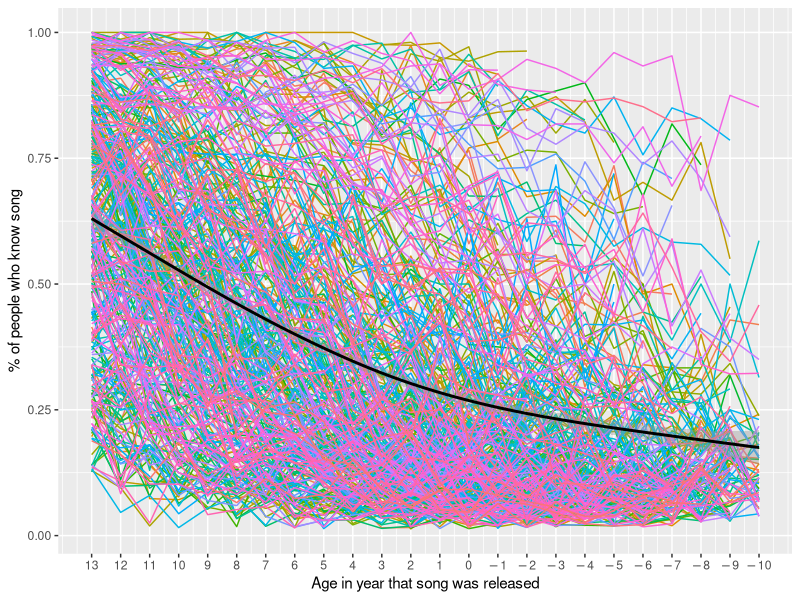
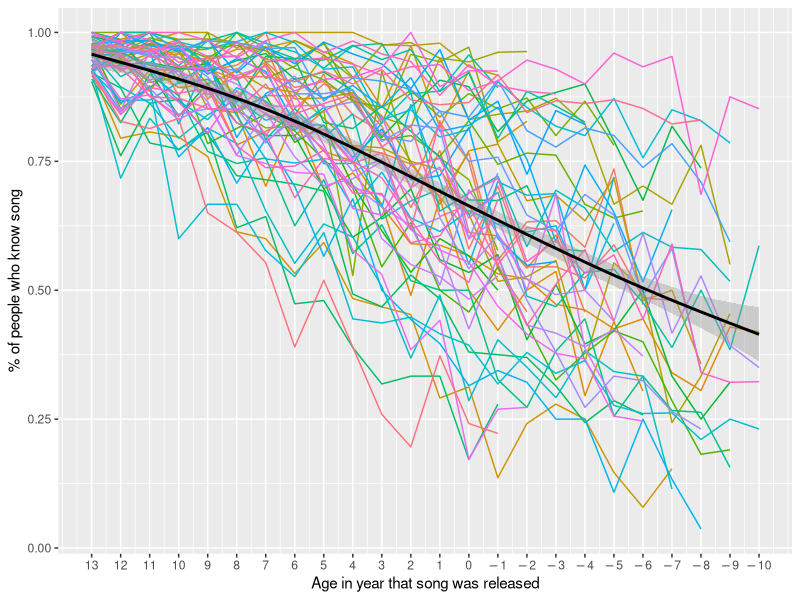
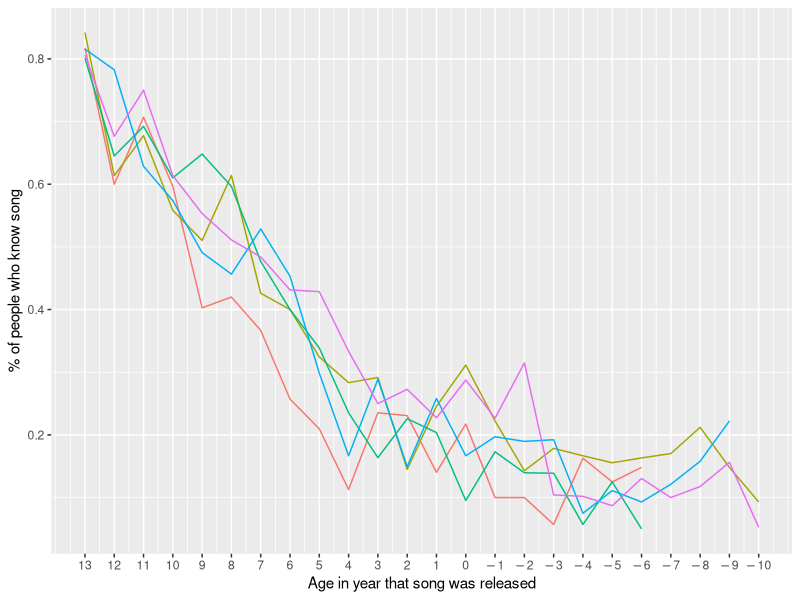
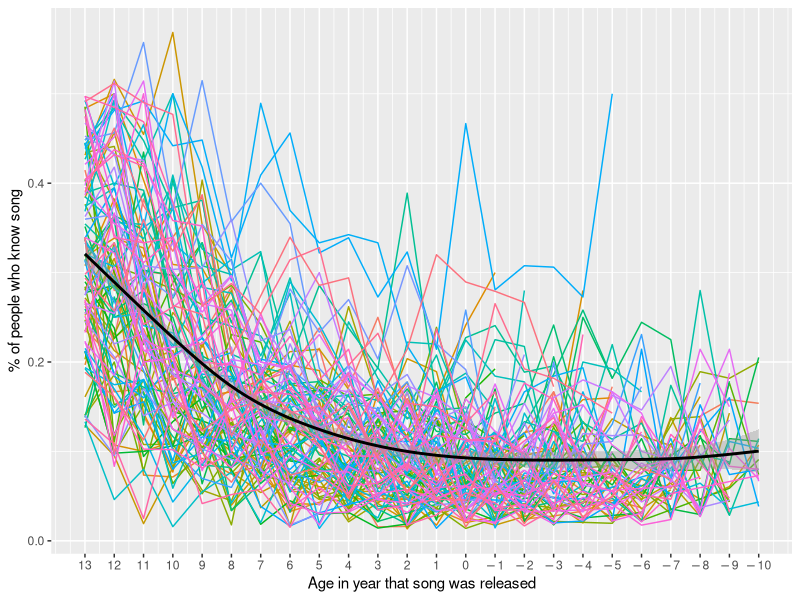

Here is the R script that generated these plots, in order:
## ---- chunk 1
knitr::opts_chunk$set(echo = TRUE)
library(tidyverse)

recognition.data <- read_csv("time_series_90s_d3_13_15_averaged_july_22.csv")
rec <- read_csv("time_series_90s_july13.csv")
generation.rec.data <- read_csv("lollipop_chart_data_july_13.csv")
rec[rec == 0] <- NA
## ---- chunk 2
flip_sign <- function(l) {
     l <- as.numeric(l)*(-1)
     parse(text=l)
}
## ---- chunk 3
rec %>%
    pivot_longer(c(`-13`, `-12`, `-11`, `-10`, `-9`, `-8`, `-7`, `-6`, `-5`, `-4`, `-3`, `-2`, `-1`, `0`, `1`, `2`, `3`, `4`, `5`, `6`, `7`, `8`, `9`, `10`),
                 names_to = "generation", values_to = "recognition") %>%
    transmute(song = artist_song, generation = generation, recognition = recognition) %>%
    filter(!is.na(recognition)) %>%
    ggplot() +
    geom_line(aes(x = as.numeric(generation), recognition, color = song)) +
    geom_smooth(aes(as.numeric(generation), recognition), color = "black") +
    scale_x_continuous(breaks = seq(-13, 10, by = 1), labels = flip_sign) +
    theme(legend.position = "none") +
    labs(x = "Age in year that song was released",
         y = "% of people who know song")

rec %>%
    filter(`-13` >= .9) %>%
    pivot_longer(c(`-13`, `-12`, `-11`, `-10`, `-9`, `-8`, `-7`, `-6`, `-5`, `-4`, `-3`, `-2`, `-1`, `0`, `1`, `2`, `3`, `4`, `5`, `6`, `7`, `8`, `9`, `10`),
                 names_to = "generation", values_to = "recognition") %>%
    transmute(song = artist_song, generation = generation, recognition = recognition) %>%
    filter(!is.na(recognition)) %>%
    ggplot() +
    geom_line(aes(x = as.numeric(generation), recognition, color = song)) +
    geom_smooth(aes(as.numeric(generation), recognition), color = "black") +
    scale_x_continuous(breaks = seq(-13, 10, by = 1), labels = flip_sign) +
    theme(legend.position = "none") +
    labs(x = "Age in year that song was released",
         y = "% of people who know song")
## ---- chunk 4
last_non_na_value <- function(r) {
    cols <- lengths(r)
    col <- cols - 1
    while (is.na(r[col])) {
        col <- col - 1
    }
    r[col]
}
## ---- chunk 5
rec %>%
    rowwise() %>%
    mutate(last_value = sum(1))
## ---- chunk 6
avg.table <- summarize(rec, 
                       `-13`=mean(`-13`, na.rm = TRUE),
                       `-12`=mean(`-12`, na.rm = TRUE),
                       `-11`=mean(`-11`, na.rm = TRUE),
                       `-10`=mean(`-10`, na.rm = TRUE),
                       `-9`=mean(`-9`, na.rm = TRUE),
                       `-8`=mean(`-8`, na.rm = TRUE),
                       `-7`=mean(`-7`, na.rm = TRUE),
                       `-6`=mean(`-6`, na.rm = TRUE),
                       `-5`=mean(`-5`, na.rm = TRUE),
                       `-4`=mean(`-4`, na.rm = TRUE),
                       `-3`=mean(`-3`, na.rm = TRUE),
                       `-2`=mean(`-2`, na.rm = TRUE),
                       `-1`=mean(`-1`, na.rm = TRUE),
                       `0`=mean(`0`, na.rm = TRUE),
                       `1`=mean(`1`, na.rm = TRUE),
                       `2`=mean(`2`, na.rm = TRUE),
                       `3`=mean(`3`, na.rm = TRUE),
                       `4`=mean(`4`, na.rm = TRUE),
                       `5`=mean(`5`, na.rm = TRUE),
                       `6`=mean(`6`, na.rm = TRUE),
                       `7`=mean(`7`, na.rm = TRUE),
                       `8`=mean(`8`, na.rm = TRUE),
                       `9`=mean(`9`, na.rm = TRUE),
                       `10`=mean(`10`, na.rm = TRUE))

avgs <- c()
avgs["-13"] = mean(rec$`-13`, na.rm = TRUE)
avgs["-12"] = mean(rec$`-12`, na.rm = TRUE)
avgs["-11"] = mean(rec$`-11`, na.rm = TRUE)
avgs["-10"] = mean(rec$`-10`, na.rm = TRUE)
avgs["-9"] = mean(rec$`-9`, na.rm = TRUE)
avgs["-8"] = mean(rec$`-8`, na.rm = TRUE)
avgs["-7"] = mean(rec$`-7`, na.rm = TRUE)
avgs["-6"] = mean(rec$`-6`, na.rm = TRUE)
avgs["-5"] = mean(rec$`-5`, na.rm = TRUE)
avgs["-4"] = mean(rec$`-4`, na.rm = TRUE)
avgs["-3"] = mean(rec$`-3`, na.rm = TRUE)
avgs["-2"] = mean(rec$`-2`, na.rm = TRUE)
avgs["-1"] = mean(rec$`-1`, na.rm = TRUE)
avgs["0"] = mean(rec$`0`, na.rm = TRUE)
avgs["1"] = mean(rec$`1`, na.rm = TRUE)
avgs["2"] = mean(rec$`2`, na.rm = TRUE)
avgs["3"] = mean(rec$`3`, na.rm = TRUE)
avgs["4"] = mean(rec$`4`, na.rm = TRUE)
avgs["5"] = mean(rec$`5`, na.rm = TRUE)
avgs["6"] = mean(rec$`6`, na.rm = TRUE)
avgs["7"] = mean(rec$`7`, na.rm = TRUE)
avgs["8"] = mean(rec$`8`, na.rm = TRUE)
avgs["9"] = mean(rec$`9`, na.rm = TRUE)
avgs["10"] = mean(rec$`10`, na.rm = TRUE)

low_songs <- rec %>%
    filter(`-13` >= .8) %>%
    pivot_longer(c(`-13`, `-12`, `-11`, `-10`, `-9`, `-8`, `-7`, `-6`, `-5`, `-4`, `-3`, `-2`, `-1`, `0`, `1`, `2`, `3`, `4`, `5`, `6`, `7`, `8`, `9`, `10`),
                 names_to = "generation", values_to = "recognition") %>%
    transmute(song = artist_song, generation = generation, recognition = recognition) %>%
    filter(!is.na(recognition)) %>%
    mutate(diff = recognition - avgs[as.character(generation)]) %>%
    group_by(song) %>%
    summarize(diff.from.trend = sum(diff)) %>%
    arrange(desc(diff.from.trend)) %>%
    tail(5) %>%
    pull(song)

rec %>%
    filter(artist_song %in% low_songs) %>%
    pivot_longer(c(`-13`, `-12`, `-11`, `-10`, `-9`, `-8`, `-7`, `-6`, `-5`, `-4`, `-3`, `-2`, `-1`, `0`, `1`, `2`, `3`, `4`, `5`, `6`, `7`, `8`, `9`, `10`),
                 names_to = "generation", values_to = "recognition") %>%
    transmute(song = artist_song, generation = generation, recognition = recognition) %>%
    filter(!is.na(recognition)) %>%
    ggplot() +
    geom_line(aes(x = as.numeric(generation), recognition, color = song)) +
    scale_x_continuous(breaks = seq(-13, 10, by = 1), labels = flip_sign) +
    theme(legend.position = "none") +
    labs(x = "Age in year that song was released",
         y = "% of people who know song")
## ---- chunk 7
knitr::kable(head(arrange(generation.rec.data, desc(generation.rec.data$mean_gen_z_recognition)), 50),
             digits = 2,
             col.names = c("Song", "Millenial", "Gen Z"))
## ---- chunk 8
low_rec_at_release <- rec %>%
    filter(`-13` <= .5) %>%
    pivot_longer(c(`-13`, `-12`, `-11`, `-10`, `-9`, `-8`, `-7`, `-6`, `-5`, `-4`, `-3`, `-2`, `-1`, `0`, `1`, `2`, `3`, `4`, `5`, `6`, `7`, `8`, `9`, `10`),
                 names_to = "generation", values_to = "recognition") %>%
    transmute(song = artist_song, generation = generation, recognition = recognition) %>%
    filter(!is.na(recognition))

ggplot(low_rec_at_release) +
geom_line(aes(x = as.numeric(generation), recognition, color = song)) +
geom_smooth(aes(as.numeric(generation), recognition), color = "black") +
scale_x_continuous(breaks = seq(-13, 10, by = 1), labels = flip_sign) +
theme(legend.position = "none") +
labs(x = "Age in year that song was released",
     y = "% of people who know song")

low_rec_at_release %>%
    mutate(diff = recognition - avgs[as.character(generation)]) %>%
    group_by(song) %>%
    summarize(diff.from.trend = sum(diff)) %>%
    arrange(desc(diff.from.trend)) %>%
    head(5) %>%
    pull(song)
